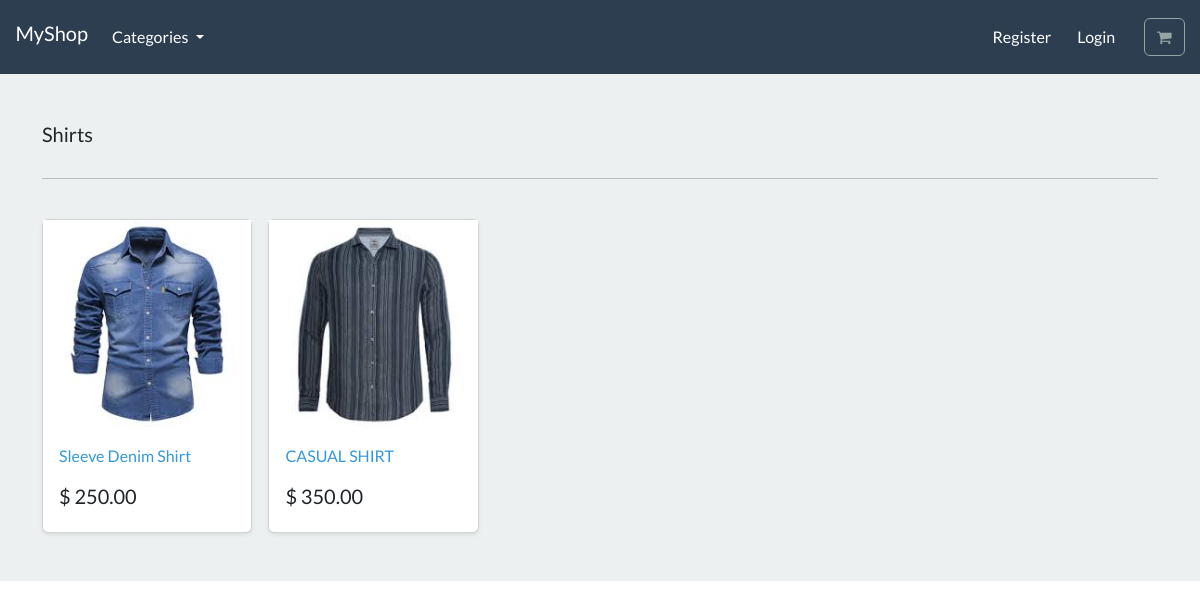
The page /search/shirts on the database its author committed.
### store/models.py (models this page shows, shortened)
class Category(models.Model):
    name = models.CharField(max_length=255)
    slug = models.SlugField(max_length=255, unique=True)
    created_at = models.DateTimeField(auto_now_add=True)
    class Meta:
        verbose_name_plural = 'categories'
    def __str__(self):
        return self.name
    def get_absolute_url(self):
        return reverse("category",args=[self.slug])

class Product(models.Model):
    category = models.ForeignKey(Category, on_delete=models.CASCADE, related_name='product',null=True, blank=True,)
    name = models.CharField(max_length=255)
    brand = models.CharField(max_length=255, null=True, blank=True,default='un-Brand')
    description = models.TextField(blank=True, null=True)
    slug = models.SlugField(max_length=255, unique=True)
    price = models.DecimalField(max_digits=6, decimal_places=2)
    image = models.ImageField(upload_to='products/')
    created_at = models.DateTimeField(auto_now_add=True)
    class Meta:
        verbose_name_plural = 'Products'
    def get_absolute_url(self):
        return reverse("product", args=[self.slug])

### store/views.py (the view)
# urls.py: path('search/<slug:slug>', categoryProducts, name='category'),
def categoryProducts(request, slug):
    category = get_object_or_404(Category, slug=slug)
    products = Product.objects.filter(category=category)
    count = products.count()
    context = {
        'category': category,
        'products': products,
        'count': count
    }
    return render(request, 'store/list-category.html', context)

### cart/context_processors.py (called while the page is built)
def cart(request):
    return {'cart': Cart(request)}

### store/views.py (called while the page is built)
def categorys(request):
    all_category = Category.objects.all()
    return {'all_category': all_category}

### store/templates/store/list-category.html
{% extends 'store/base.html' %}
{% load static %}
{% block body %}
<main>
  <div class="album py-5 bg-light">
    <div class="container">
      <div class="pb-3 h5"> {{category|capfirst}} </div>
      <hr>
      <br>
      {% if count == 0 %}
        <h1 class="text-center"> No Products </h1>
      {% else %}
      <div class="row row-cols-1 row-cols-sm-2 row-cols-md-5 g-3">
      {% for p in products %}
        <div class="col">
          <div class="card shadow-sm">
          <img class="img-fluid" alt="Responsive image" src="{{p.image.url}}">
            <div class="card-body">
              <p class="card-text">
                <a class="text-info text-decoration-none" href="{{p.get_absolute_url}}"> {{p.name}} </a>
              </p>
              <div class="d-flex justify-content-between align-items-center">
                <h5> $ {{p.price}} </h5>
              </div>
            </div>
          </div>
        </div>
        {% endfor %}
      {% endif %}
      </div>
    </div>
  </div>
</main>
{% endblock body %}

### rows shown on the page
Category: name "Shirts"
Product: image (picture), name "Sleeve Denim Shirt", price "250.00"
Product: image (picture), name "CASUAL SHIRT", price "350.00"
